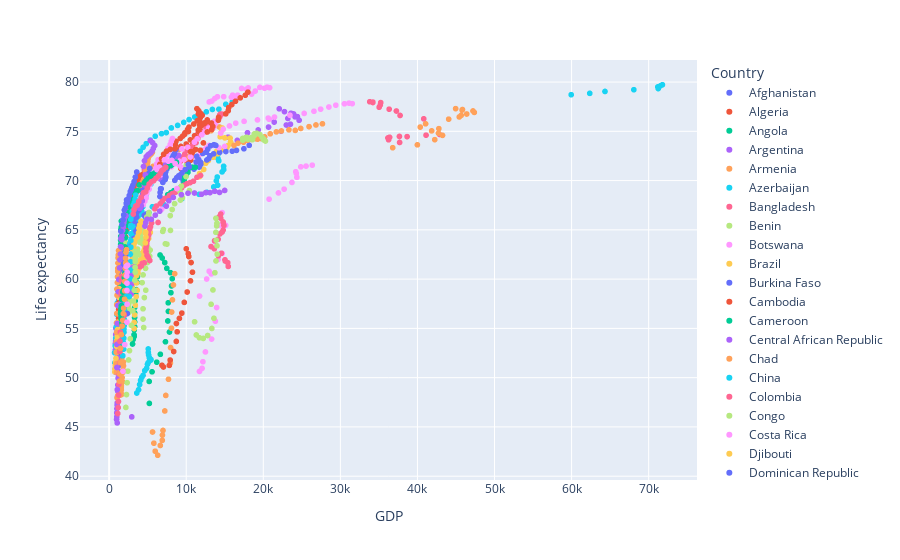

The notebook cell saved with this chart:
### Code cell
fig = px.scatter(data, x="GDP", y="Life expectancy", color="Country")
fig.show()
